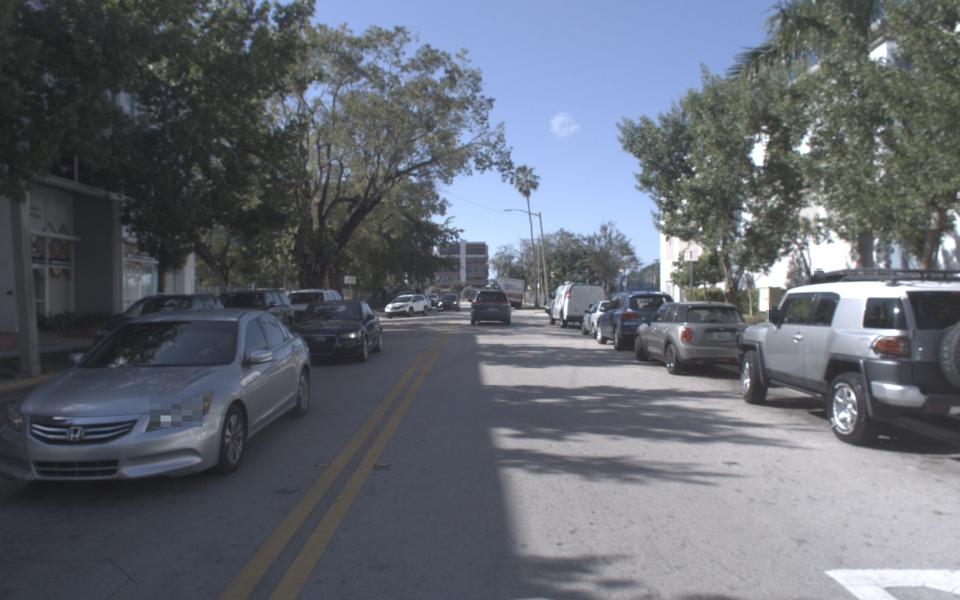
#> input picture proj5_release/data/argoverse_log_d60558d2_pair2/pic2.jpg, 1920 x 1200 px, given in place of 921919841_a30df938f2_o.jpg, which was not available (shown at 1/2 size)
$ jupyter execute --allow-errors proj5.ipynb   (shell and % lines are left out)   (older library calls are emulated)   (text cells are left out)
#> lines starting #> are read from the running program, lines starting #| are printed output that depends on the picture; pictures that were not available may be replaced by others from this repository, and a replacement may not be noted
### proj5_release/proj5_code/student_code.py
import numpy as np
import math
import os

import glob
from pathlib import Path
from typing import List

import cv2
import matplotlib.pyplot as plt

from colour import Color
from scipy.spatial.transform import Rotation

# TODO 1


# [43 lines left out: function calculate_projection_matrix, not called in this run]

# TODO 2


def projection(P: np.ndarray, points_3d: np.ndarray) -> np.ndarray:
    """
    Computes projection from [X,Y,Z] in non-homogenous coordinates to
    (x,y) in non-homogenous image coordinates.
    Args:
    -  P: 3x4 projection matrix
    -  points_3d : n x 3 array of points [X_i,Y_i,Z_i]
    Returns:
    - projected_points_2d : n x 2 array of points in non-homogenous image coordinates
    """

    projected_points_2d = []
    for i in range(points_3d.shape[0]):
        homog_3d = points_3d[i]
        homog_3d = np.append(homog_3d, 1)
        homog_2d = P @ homog_3d
        homog_2d = homog_2d / homog_2d[2]
        projected_points_2d.append(homog_2d[:len(homog_2d) - 1])
    projected_points_2d = np.array(projected_points_2d)
    return projected_points_2d

# TODO 3


def calculate_camera_center(M: np.ndarray) -> np.ndarray:
    """
    Returns the camera center matrix for a given projection matrix.

    Args:
    -   M: A numpy array of shape (3, 4) representing the projection matrix

    Returns:
    -   cc: A numpy array of shape (1, 3) representing the camera center
            location in world coordinates
    """
    Q = M[:, :3]
    m4 = M[:, 3:]
    Qinv = np.linalg.inv(Q)
    cc = -Qinv @ m4
    cc = np.array([cc[0][0], cc[1][0], cc[2][0]])
    return cc

# TODO 4


def normalize_points(points: np.ndarray) -> (np.ndarray, np.ndarray):
    """
    Perform coordinate normalization through linear transformations.
    Args:
    -   points: A numpy array of shape (N, 2) representing the 2D points in
                the image

    Returns:
    -   points_normalized: A numpy array of shape (N, 2) representing the normalized 2D points in
                the image
    -   T: Transform matrix representing the product of the scale and offset matrices
    """
    mu = np.mean(points, axis=0)
    scale = np.std(points, axis=0)
    scale = 1 / scale
    T = [
        [scale[0], 0, -scale[0] * mu[0]],
        [0, scale[1], -scale[1] * mu[1]],
        [0, 0, 1],
    ]
    points_normalized = []
    for i in range(points.shape[0]):
        homog_p = np.array([
            [points[i][0]],
            [points[i][1]],
            [1]
        ])
        homog_p = T @ homog_p
        homog_p = homog_p[:len(homog_p) - 1]
        points_normalized.append(homog_p)
    points_normalized = np.array(points_normalized)
    points_normalized = np.squeeze(points_normalized)
    return points_normalized, T

# TODO 5


def unnormalize_F(F_norm: np.ndarray, T_a: np.ndarray, T_b: np.ndarray) -> np.ndarray:
    """
    Adjust F to account for normalized coordinates by using the transform matrices.
    Args:
    -   F_norm: A numpy array of shape (3, 3) representing the normalized fundamental matrix
    -   T_a: Transform matrix for image A
    -   T_B: Transform matrix for image B

    Returns:
    -   F_orig: A numpy array of shape (3, 3) representing the original fundamental matrix
    """

    F_orig = np.transpose(T_b) @ F_norm @ T_a
    return F_orig

# TODO 6


def estimate_fundamental_matrix(points_a: np.ndarray, points_b: np.ndarray) -> np.ndarray:
    """
    Calculates the fundamental matrix.
    Args:
    -   points_a: A numpy array of shape (N, 2) representing the 2D points in
                  image A
    -   points_b: A numpy array of shape (N, 2) representing the 2D points in
                  image B

    Returns:
    -   F: A numpy array of shape (3, 3) representing the fundamental matrix
    """

    normalized_points_a, T_a = normalize_points(points_a)
    normalized_points_b, T_b = normalize_points(points_b)
    A = []

    for i in range(normalized_points_a.shape[0]):
        ui, vi = normalized_points_a[i][0], normalized_points_a[i][1]
        upi, vpi = normalized_points_b[i][0], normalized_points_b[i][1]
        r = [ui * upi, vi * upi, upi, ui * vpi, vi * vpi, vpi, ui, vi, 1]
        A.append(r)
    A = np.array(A)
    F = np.linalg.svd(A)
    F = F[2]
    F = F[F.shape[0] - 1, :] # get last row
    F_norm = F.reshape((3, 3))
    F_orig = unnormalize_F(F_norm, T_a, T_b)
    u, d, vh = np.linalg.svd(F_orig)
    new_d = np.diag([d[0], d[1], 0])
    F = np.matmul(u, new_d)
    F = np.matmul(F, vh)
    return F

# TODO 7


def compute_fundamental_matrix_ransac(img1_path, img2_path, img1_scale, img2_scale, num_features):
    """
    Estimate the fundamental matrix both with and without RANSAC.

    Tips:
        1. Use the helper functions load_image to load the images after passing the image paths
        2. Use a function in OpenCV such as cv2.resize to resize the images with appropriate scale factors
        3. Use the function get_matches to get point correspondences between the image pairs
        4. To estimate the fundamental matrices, use the functions defined/coded in earlier parts
        5. Use the show_correspondence2 to generate the visualizations of image correspondences with/without RANSAC
           You need to pass the appropriate matched points to get different outputs with/without RANSAC

    Args:
    -   img1_path: Path to the first image
    -   img2_path: Path to the second image
    -   img1_scale: Scaling factor for image 1
    -   img2_scale: Scaling factor for image 2
    -   num_features: an int representing number of matching points required.

    Returns:
    -   match_image: Image correspondences without RANSAC
    -   match_image: Image correspondence visualization without RANSAC
    -   match_image_ransac: Image correspondence visualization with RANSAC
    -   matched_points_wo_ransac_a: Matched points without RANSAC in Image 1
    -   matched_points_wo_ransac_b: Matched points without RANSAC in Image 2
    -   matched_points_ransac_a: Matched points with RANSAC in Image 1
    -   matched_points_ransac_b: Matched points with RANSAC in Image 2
    -   pic_a: Image 1 loaded using the load_image helper function
    -   pic_b: Image 2 loaded using the load_image helper function
    -   F_wo_ransac: Fundamental matrix estimated without using RANSAC
    -   F_ransac: Fundamental matrix estimated using RANSAC
    """
#> called with img1_scale = 0.5, img2_scale = 0.5, num_features = 4000

    imga = load_image(img1_path)
#> in load_image, `return cv2.imread(path)[:, :, ::-1]`:
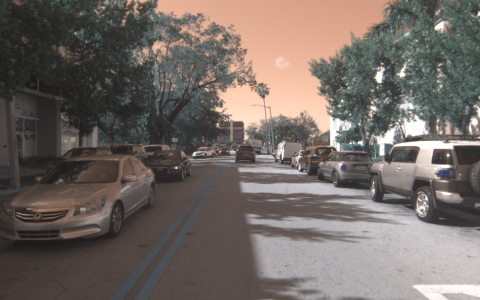
#> returned value: shape (1200, 1920, 3) (shown at 1/4 size); mean of channels 0, 1, 2 99.6, 104.6, 113.7; drawn as B, G, R
    imgb = load_image(img2_path)
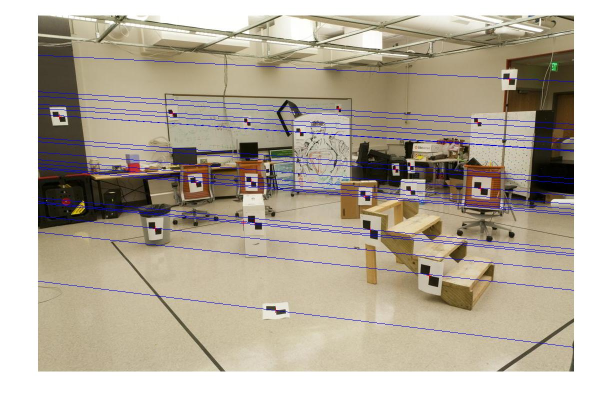
#> input picture proj5_release/data/CCB_GaTech/pic1-epipolar.jpg, 1223 x 794 px, given in place of 4191453057_c86028ce1f_o.jpg, which was not available (shown at 1/2 size)
#> in load_image (call 2), `return cv2.imread(path)[:, :, ::-1]`:
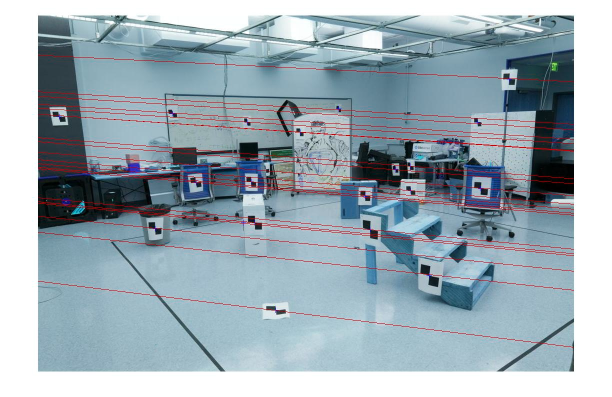
#> returned value: shape (794, 1223, 3) (shown at 1/2 size); mean of channels 0, 1, 2 180.9, 171.9, 156.8; drawn as B, G, R
    imga_scaled = cv2.resize(imga, (0, 0), fx=img1_scale, fy=img1_scale)
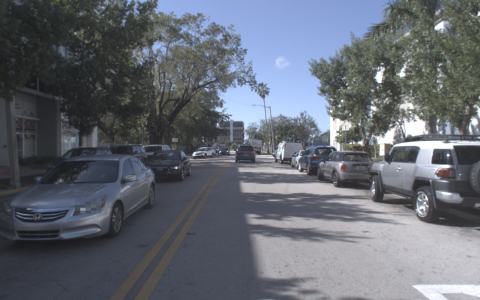
#> imga_scaled: shape (600, 960, 3) (shown at 1/2 size); mean R, G, B 99.7, 104.7, 113.9
    imgb_scaled = cv2.resize(imgb, (0, 0), fx=img2_scale, fy=img2_scale)
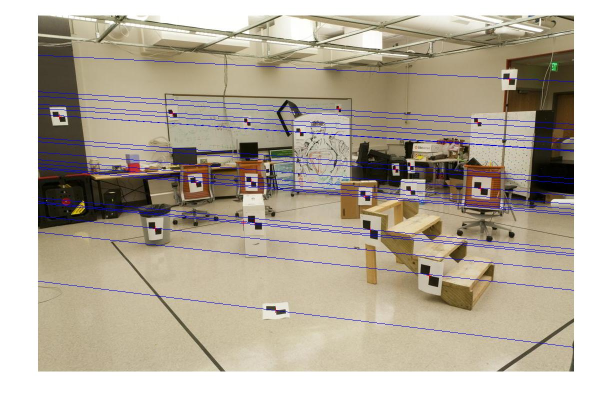
#> imgb_scaled: shape (397, 612, 3); mean R, G, B 181.1, 172.1, 157
    points_a, points_b = get_matches(imga_scaled, imgb_scaled, num_features)
    F_wo_ransac = estimate_fundamental_matrix(points_a, points_b)


    return match_image, match_image_ransac, points_2d_pic_a, points_2d_pic_b, matched_points_a, matched_points_b, pic_a, pic_b, F_wo_ransac, F_ransac

# TODO 8


# [81 lines left out: functions get_visual_odometry, compute_absolute_poses, not called in this run]

####################################### DO NOT MODIFY THE CODES BELOW #########################################################


DATA_ROOT = Path(__file__).resolve().parent.parent / "data"


# [48 lines left out: functions get_emat_from_fmat, load_log_front_center_intrinsics, plot_poses, not called in this run]


def load_image(path: str) -> np.ndarray:
    return cv2.imread(path)[:, :, ::-1]


def get_matches(pic_a: np.ndarray, pic_b: np.ndarray, n_feat: int) -> (np.ndarray, np.ndarray):
    """Get unreliable matching points between two images using SIFT.

    You do not need to modify anything in this function, although you can if
    you want to.

    Args:
        pic_a: a numpy array representing image 1.
        pic_b: a numpy array representing image 2.
        n_feat: an int representing number of matching points required.

    Returns:
        pts_a: a numpy array representing image 1 points.
        pts_b: a numpy array representing image 2 points.
    """
#> called with n_feat = 4000
    pic_a = cv2.cvtColor(pic_a, cv2.COLOR_BGR2GRAY)
#> (the rest of the program and of its run is left out)
